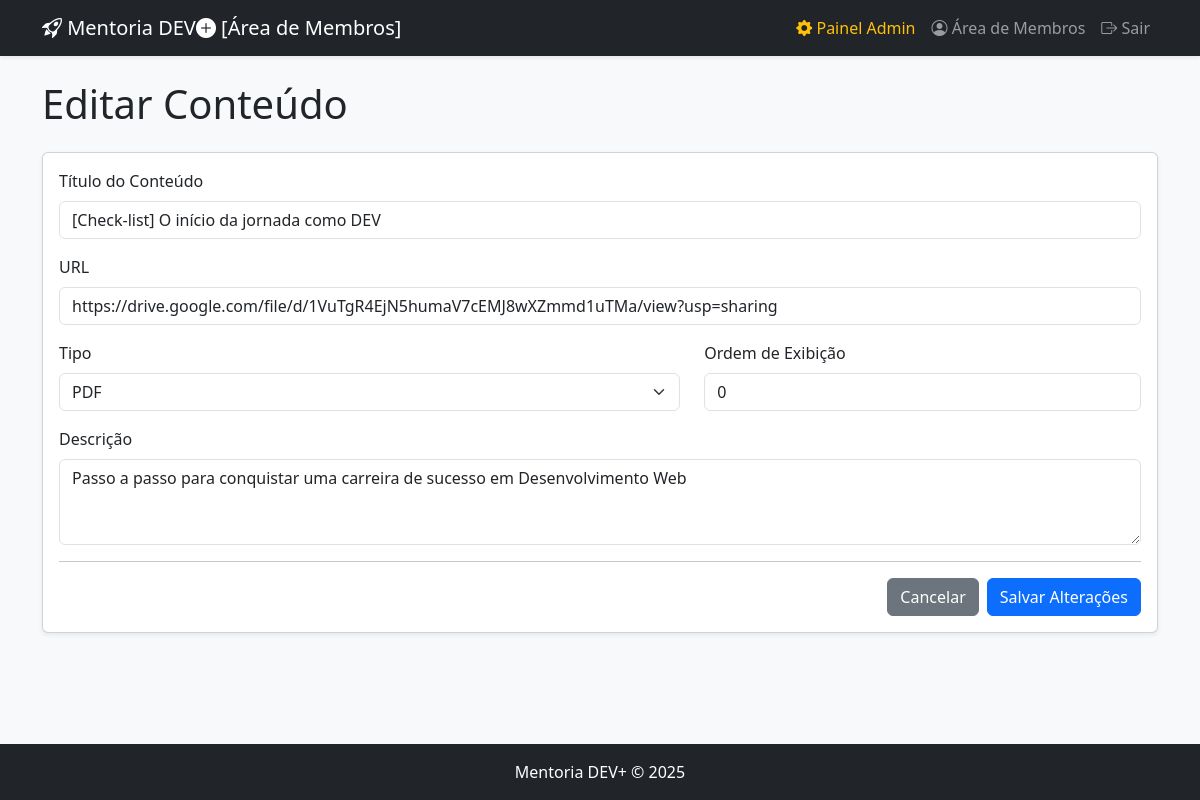
/admin/conteudo/editar/1 (signed in), run on the app's committed database.
### api/index.py (models this page shows)
class Conteudos(db.Model):
    __tablename__ = 'conteudos'
    id = db.Column(db.Integer, primary_key=True)
    modulo_id = db.Column(db.Integer, db.ForeignKey('modulos.id'), nullable=False)
    titulo = db.Column(db.String(150), nullable=False)
    tipo = db.Column(db.String(50)) # 'Vídeo', 'PDF', 'Link'
    url_conteudo = db.Column(db.String(255), nullable=False)
    descricao = db.Column(db.Text)
    ordem = db.Column(db.Integer, default=0)

### api/index.py (the view, shortened to what this page needs)
@app.route('/admin/conteudo/editar/<int:id>', methods=['GET', 'POST'])
@admin_required
def admin_editar_conteudo(id):
    conteudo = Conteudos.query.get_or_404(id)
    return render_template('admin/form_conteudo.html', titulo="Editar Conteúdo", conteudo=conteudo)

### api/index.py (called while the page is built)
@login_manager.user_loader
def load_user(user_id):
    return Registros.query.get(int(user_id))

def admin_required(f):
    @wraps(f)
    def decorated_function(*args, **kwargs):
        if not current_user.is_authenticated or not current_user.is_admin:
            flash("Acesso não autorizado. Esta área é restrita para administradores.", "danger")
            return redirect(url_for('login'))
        return f(*args, **kwargs)
    return decorated_function

### templates/admin/form_conteudo.html (shortened to what this page needs)
{% extends "layout.html" %}
{% block content %}
<h1 class="mb-4">{{ titulo }}</h1>
<div class="card shadow-sm">
    <div class="card-body">
        <form method="POST" action="">
            <div class="mb-3"><label class="form-label">Título do Conteúdo</label><input type="text" name="titulo" class="form-control" value="{{ conteudo.titulo }}" required></div>
            <div class="mb-3"><label class="form-label">URL</label><input type="url" name="url_conteudo" class="form-control" value="{{ conteudo.url_conteudo }}" required></div>
            <div class="row"><div class="col-sm-7"><label class="form-label">Tipo</label><select name="tipo" class="form-select"><option {% if conteudo.tipo == 'PDF' %}selected{% endif %}>PDF</option></select></div><div class="col-sm-5"><label class="form-label">Ordem de Exibição</label><input type="number" name="ordem" class="form-control" value="{{ conteudo.ordem }}"></div></div>
            <div class="mt-3"><label class="form-label">Descrição</label><textarea name="descricao" class="form-control" rows="3">{{ conteudo.descricao }}</textarea></div>
            <hr>
            <div class="d-flex justify-content-end"><a href="{{ url_for('admin_detalhes_modulo', id=conteudo.modulo_id) }}" class="btn btn-secondary me-2">Cancelar</a><button type="submit" class="btn btn-primary">Salvar Alterações</button></div>
        </form>
    </div>
</div>
{% endblock %}

### data on the page
Conteudos: titulo "[Check-list] O início da jornada como DEV", url_conteudo "https://drive.google.com/file/d/1VuTgR4EjN5humaV7cEMJ8wXZmmd1uTMa/view?usp=sharing", tipo "PDF", ordem "0", descricao "Passo a passo para conquistar uma carreira de sucesso em Desenvolvimento Web"

### other printed values
{{ titulo }} "Editar Conteúdo"
